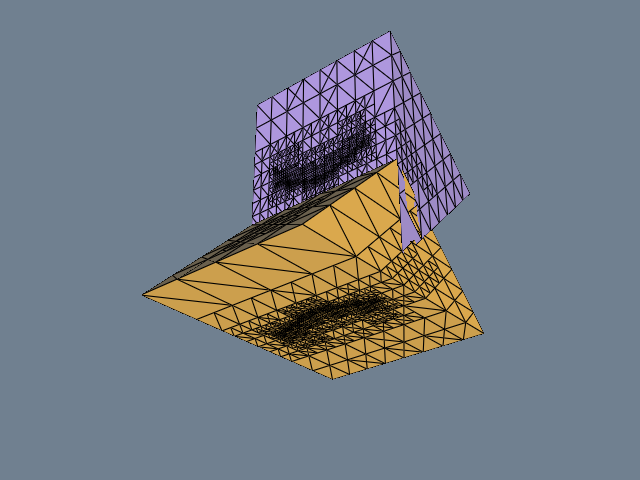

The script that drew this image:
#!/usr/bin/env python

# Clip an unstructured grid with a plane using vtkClipDataSet.

import os
from pathlib import Path

# Factory overrides: importing these modules registers the OpenGL rendering
# and interaction style implementations for vtkRenderingCore factory classes.
import vtkmodules.vtkInteractionStyle  # noqa: F401
import vtkmodules.vtkRenderingOpenGL2  # noqa: F401

# VTK pipeline classes used in this example
from vtkmodules.vtkCommonDataModel import vtkPlane
from vtkmodules.vtkCommonTransforms import vtkTransform
from vtkmodules.vtkFiltersGeneral import vtkClipDataSet
from vtkmodules.vtkIOLegacy import vtkUnstructuredGridReader
from vtkmodules.vtkRenderingCore import (
    vtkActor,
    vtkDataSetMapper,
    vtkRenderWindow,
    vtkRenderWindowInteractor,
    vtkRenderer,
)

# Colors (normalized RGB)
orange_rgb = (1.0, 0.647, 0.0)
medium_purple_rgb = (0.576, 0.439, 0.859)
slate_gray_rgb = (0.439, 0.502, 0.565)

# Data: locate the treemesh dataset
data_dir = Path(os.environ.get("VPE_DATA_DIR", Path(__file__).parent))
file_name = str(data_dir / "treemesh.vtk")

# Source: read the unstructured grid
reader = vtkUnstructuredGridReader()
reader.SetFileName(file_name)
reader.Update()

bounds = reader.GetOutput().GetBounds()
center = reader.GetOutput().GetCenter()

# ClipPlane: diagonal clip through the center
clip_plane = vtkPlane()
clip_plane.SetOrigin(center)
clip_plane.SetNormal(0.0, 1.0, 1.0)

# Clipper: clip the unstructured grid (does NOT retain original cells)
clipper = vtkClipDataSet()
clipper.SetClipFunction(clip_plane)
clipper.SetInputData(reader.GetOutput())
clipper.SetValue(0.0)
clipper.GenerateClippedOutputOff()
clipper.Update()

# Clipper (inside-out): generate the clipped output
clipper_inside_out = vtkClipDataSet()
clipper_inside_out.SetClipFunction(clip_plane)
clipper_inside_out.SetInputData(reader.GetOutput())
clipper_inside_out.SetValue(0.0)
clipper_inside_out.InsideOutOn()
clipper_inside_out.GenerateClippedOutputOn()
clipper_inside_out.Update()

# Mapper: inside portion
inside_mapper = vtkDataSetMapper()
inside_mapper.SetInputData(clipper.GetOutput())
inside_mapper.ScalarVisibilityOff()

# Actor: inside portion in yellow
inside_actor = vtkActor()
inside_actor.SetMapper(inside_mapper)
inside_actor.GetProperty().SetDiffuseColor(orange_rgb)
inside_actor.GetProperty().SetAmbient(0.3)
inside_actor.GetProperty().EdgeVisibilityOn()

# Mapper: clipped portion
clipped_mapper = vtkDataSetMapper()
clipped_mapper.SetInputData(clipper_inside_out.GetClippedOutput())
clipped_mapper.ScalarVisibilityOff()

# Actor: clipped portion in red
clipped_actor = vtkActor()
clipped_actor.SetMapper(clipped_mapper)
clipped_actor.GetProperty().SetDiffuseColor(medium_purple_rgb)
clipped_actor.GetProperty().SetAmbient(0.3)
clipped_actor.GetProperty().EdgeVisibilityOn()

# Transform: rotate each half apart to expose the cut faces
inside_transform = vtkTransform()
inside_transform.Translate(center[0], center[1], center[2])
inside_transform.RotateX(-45.0)
inside_transform.Translate(-center[0], -center[1], -center[2])
inside_transform.Translate(0, -(bounds[3] - bounds[2]) * 0.6, 0)
inside_actor.SetUserTransform(inside_transform)

clipped_transform = vtkTransform()
clipped_transform.Translate(center[0], center[1], center[2])
clipped_transform.RotateX(45.0)
clipped_transform.Translate(-center[0], -center[1], -center[2])
clipped_transform.Translate(0, (bounds[3] - bounds[2]) * 0.6, 0)
clipped_actor.SetUserTransform(clipped_transform)

# Renderer: assemble the scene
renderer = vtkRenderer()
renderer.AddViewProp(clipped_actor)
renderer.AddViewProp(inside_actor)
renderer.SetBackground(slate_gray_rgb)
renderer.UseHiddenLineRemovalOn()

# Window: display the rendered scene
render_window = vtkRenderWindow()
render_window.AddRenderer(renderer)
render_window.SetWindowName("clip unstructuredgrid diagonal")
render_window.SetMultiSamples(0)
render_window.SetSize(640, 480)

# Interactor: handle mouse and keyboard events
render_window_interactor = vtkRenderWindowInteractor()
render_window_interactor.SetRenderWindow(render_window)

# Scene: configure the camera
renderer.ResetCamera()
renderer.GetActiveCamera().Elevation(-30.0)
renderer.GetActiveCamera().Azimuth(40.0)
renderer.GetActiveCamera().Dolly(1.2)
renderer.ResetCameraClippingRange()

render_window_interactor.Initialize()
render_window_interactor.Start()
